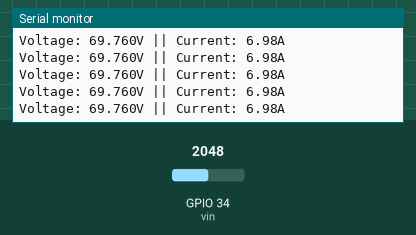
Recording of a sketch running on a simulated ESP32. Shown: the last lines printed to the serial monitor. The inputs (shaded band) are chosen by the test bench; at power-on: GPIO 34 (vin) = 2048.

Above: at 1.2 s.
1.3 s: GPIO 34 (vin) set to 2742
At 2.3 s:
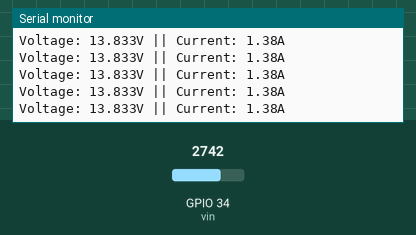
4.3 s: GPIO 34 (vin) set to 2847
At 5.2 s:
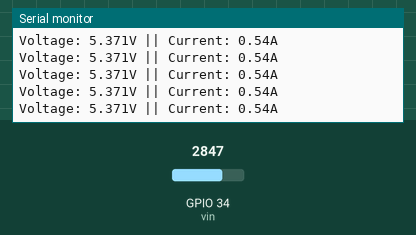
Timing chart, 0 to 7.3 s (numbered marks = the images above; inputs shaded):
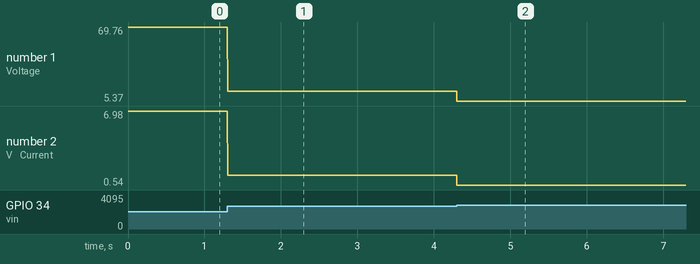

Measured:
- after the input at 1.3 s, the serial monitor: prints a new line at once (image 1)
- after the input at 4.3 s, the serial monitor: prints a new line at once (image 2)
- plotted number 1: 69.76 → 13.83 after the input at 1.3 s, 13.83 → 5.37 after the input at 4.3 s
- plotted number 2: 6.98 → 1.38 after the input at 1.3 s, 1.38 → 0.54 after the input at 4.3 s

The sketch:

new_vol.ino
```cpp
#define vin 34
const float vcc = 4.92;
const float model = .100;

const float QOV = 0.5 * vcc;
float voltage;

void setup()
{
  Serial.begin(115200);
  Serial.println(".......Start......");
}

void loop()
{
  float voltage_raw = (3.3 / 4095.0) * analogRead(vin);
  voltage = (voltage_raw - QOV ) + 0.112;
  float Current  = voltage / model;

  Serial.print("Voltage: ");
  Serial.print(((-1) * (voltage)) * 100, 3);
  Serial.print("V || Current: ");
  Serial.print((-1) * (Current), 2);
  Serial.println("A");

}
```
